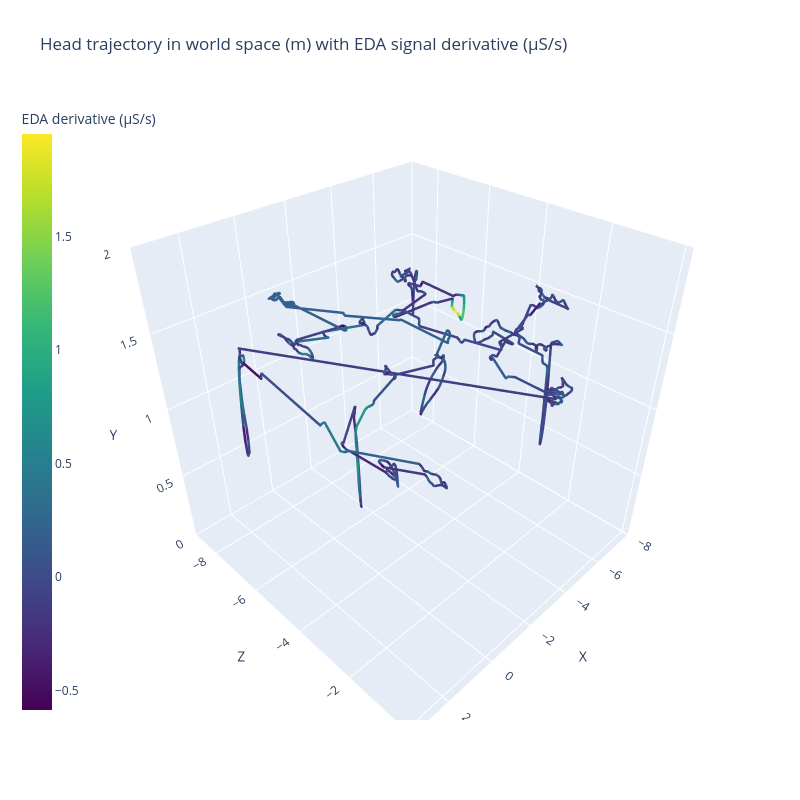

The cell this chart's notebook holds for it:
### Markdown cell above
Now let's plot the trajectory with the EDA derivative color-coded on the trajectory.

### Code cell
head_trajectory_with_eda = create_trajectory_3d(head_world_positions, "Head trajectory")
head_trajectory_with_eda = add_trajectory_custom_data(head_trajectory_with_eda, eda_values_diff, "EDA derivative", "µS/s", as_line_color=True)
head_trajectory_with_eda = add_trajectory_custom_data(head_trajectory_with_eda, head_time_s, "Time", "s")

fig = go.Figure()
fig.add_trace(head_trajectory_with_eda)

fig.update_layout(
    title="Head trajectory in world space (m) with EDA signal derivative (µS/s)",
    # We swap the y and z axis to match the Unity coordinate system
    scene=dict(
        xaxis_title="X",
        yaxis_title="Z",
        zaxis_title="Y",
        zaxis=dict(range=[0,2])
    ),
    width=800,
    height=800
)

fig.show()

### Figure 1 — Plotly figure (JSON) as saved in the notebook; plotly's stock layout.template omitted (floating-point values rounded to 4 significant figures; data arrays with more than 128 entries replaced by an {"elided": "..."} marker saying what was removed)
{"data": [{"customdata": {"elided": "12833x2 float values"}, "hovertemplate": "<b>X:</b> %{x:.2f}<br><b>Y:</b> %{y:.2f}<br><b>Z:</b> %{z:.2f}<br>EDA derivative:</b> %{customdata[0]:.2f}µS/s<br>Time:</b> %{customdata[1]:.2f}s", "line": {"color": {"elided": "12833 float values"}, "colorbar": {"title": {"text": "EDA derivative (µS/s)"}, "x": -0.15}, "colorscale": [[0, "#440154"], [0.1111, "#482878"], [0.2222, "#3e4989"], [0.3333, "#31688e"], [0.4444, "#26828e"], [0.5556, "#1f9e89"], [0.6667, "#35b779"], [0.7778, "#6ece58"], [0.8889, "#b5de2b"], [1, "#fde725"]], "width": 5}, "mode": "lines", "name": "Head trajectory", "type": "scatter3d", "x": {"elided": "12833 float values"}, "y": {"elided": "12833 float values"}, "z": {"elided": "12833 float values"}}], "layout": {"height": 800, "scene": {"xaxis": {"title": {"text": "X"}}, "yaxis": {"title": {"text": "Z"}}, "zaxis": {"range": [0, 2], "title": {"text": "Y"}}}, "title": {"text": "Head trajectory in world space (m) with EDA signal derivative (µS/s)"}, "width": 800}}
